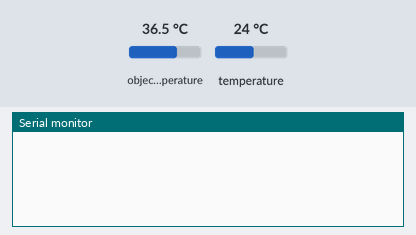
Bench run of a sketch on a simulated ESP32. On the bench: the last lines printed to the serial monitor. The inputs (shaded band) are chosen by the test bench; at power-on: object temperature 36.5 °C, temperature 24 °C. A WiFi scan finds three made-up networks.

Above: at 3.2 s.
3.3 s: object temperature set to 20 °C
At 10.6 s:
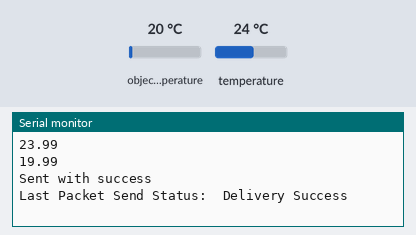
16.8 s: temperature set to 12 °C
30.3 s: object temperature set to 26 °C
At 40.6 s:
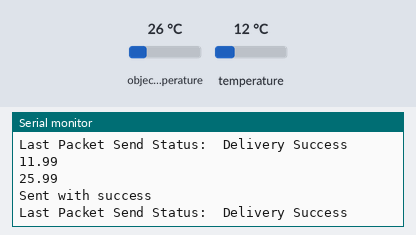
Timing chart, 0 to 42.1 s (numbered marks = the images above; inputs shaded):
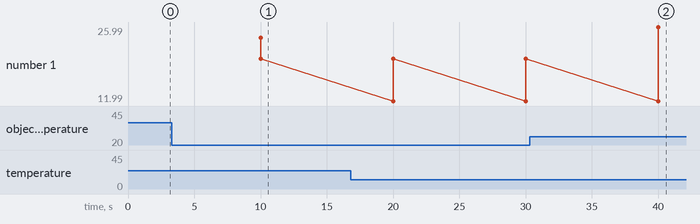

The sketch:

sending_board1.ino
```cpp
#include <esp_now.h>
#include <esp_wifi.h>
#include <WiFi.h>
#include <Adafruit_MLX90614.h>
//#include <DHT.h>

#define BOARD_ID 1


//MAC Address of the receiver dc:da:0c:21:6e:18

uint8_t broadcastAddress[] = {0xDC, 0xDA, 0x0C, 0x21, 0x6E, 0x18};
Adafruit_MLX90614 mlx = Adafruit_MLX90614();


//Structure example to send data
//Must match the receiver structure
typedef struct struct_message {
    int id;
    float ambientTemp;
    float objectTemp;
    int readingId;
} struct_message;

esp_now_peer_info_t peerInfo;

struct_message myData;

unsigned long previousMillis = 0;   // Stores last time temperature was published
const long interval = 10000;        // Interval at which to publish sensor readings

unsigned int readingId = 0;

// Insert your SSID
constexpr char WIFI_SSID[] = "UMBC Visitor";

int32_t getWiFiChannel(const char *ssid) {
  if (int32_t n = WiFi.scanNetworks()) {
      for (uint8_t i=0; i<n; i++) {
          if (!strcmp(ssid, WiFi.SSID(i).c_str())) {
              return WiFi.channel(i);
          }
      }
  }
  return 0;
}

float readAmbientTemperature() {
  float ambient = mlx.readAmbientTempC();
  if (isnan(ambient)) {
    Serial.println("Failed to read from sensor!");
    return 0;
  }
  else {
    Serial.println(ambient);
    return ambient;
  }
}

float readObjectTemperature() {
  float object = mlx.readObjectTempC();
  if (isnan(object)) {
    Serial.println("Failed to read from sensor!");
    return 0;
  }
  else {
    Serial.println(object);
    return object;
  }
}


void OnDataSent(const uint8_t *mac_addr, esp_now_send_status_t status) {
  Serial.print("\r\nLast Packet Send Status:\t");
  Serial.println(status == ESP_NOW_SEND_SUCCESS ? "Delivery Success" : "Delivery Fail");
}

void setup() {
  //Init Serial Monitor
  Serial.begin(115200);

  if (!mlx.begin()) {
    Serial.println("Error connecting to MLX sensor. Check wiring.");
    while(1);
  };


  // Set device as a Wi-Fi Station and set channel
  WiFi.mode(WIFI_STA);

  int32_t channel = getWiFiChannel(WIFI_SSID);

  WiFi.printDiag(Serial);
  esp_wifi_set_promiscuous(true);
  esp_wifi_set_channel(channel, WIFI_SECOND_CHAN_NONE);
  esp_wifi_set_promiscuous(false);
  WiFi.printDiag(Serial);

  // Init ESP-NOW
  if (esp_now_init() != ESP_OK) {
    Serial.println("Error initializing ESP-NOW");
    return;
  }

  esp_now_register_send_cb(OnDataSent);

  memcpy(peerInfo.peer_addr, broadcastAddress, 6);
  peerInfo.encrypt = false;

  if (esp_now_add_peer(&peerInfo) != ESP_OK){
    Serial.println("Failed to add peer");
    return;
  }
}

void loop() {
  unsigned long currentMillis = millis();
  if (currentMillis - previousMillis >= interval) {
    previousMillis = currentMillis;
    myData.id = BOARD_ID;
    myData.ambientTemp = readAmbientTemperature();
    myData.objectTemp = readObjectTemperature();
    myData.readingId = readingId++;

    esp_err_t result = esp_now_send(broadcastAddress, (uint8_t *) &myData, sizeof(myData));
    if (result == ESP_OK) {
      Serial.println("Sent with success");
    }
    else {
      Serial.println("Error sending the data");
    }
  }
}
```

Measured:
- after the input at 3.3 s, the serial monitor: prints a new line after 6.7 s (image 1)
- after the input at 30.3 s, the serial monitor: prints a new line after 9.7 s (image 2)
- plotted number 1: 19.99 → 25.99 after the input at 30.3 s
